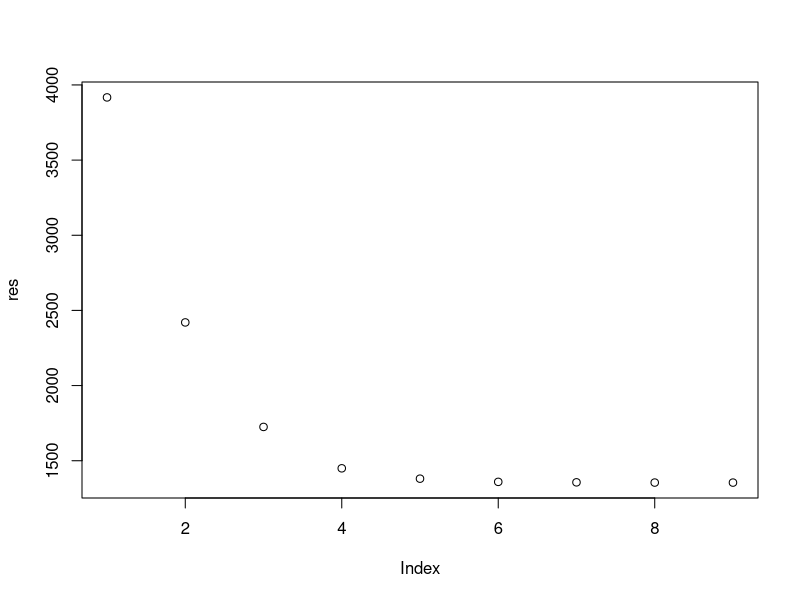
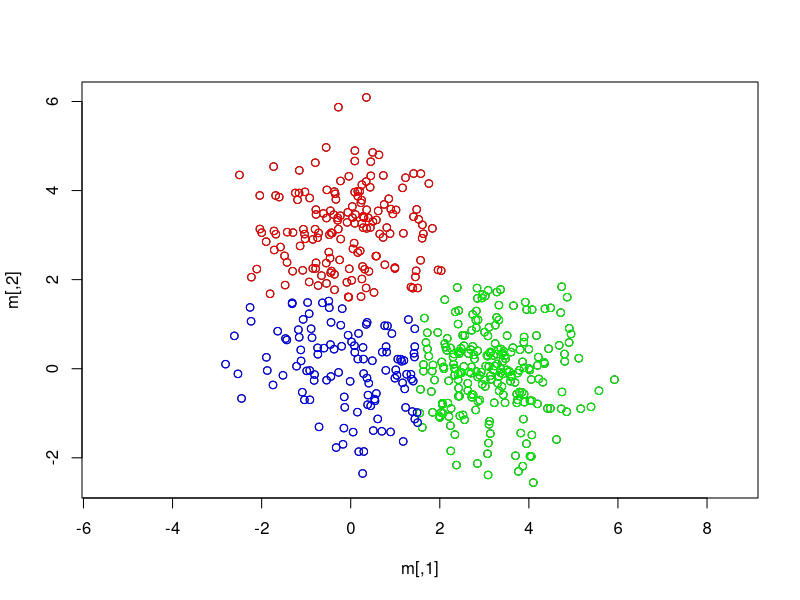
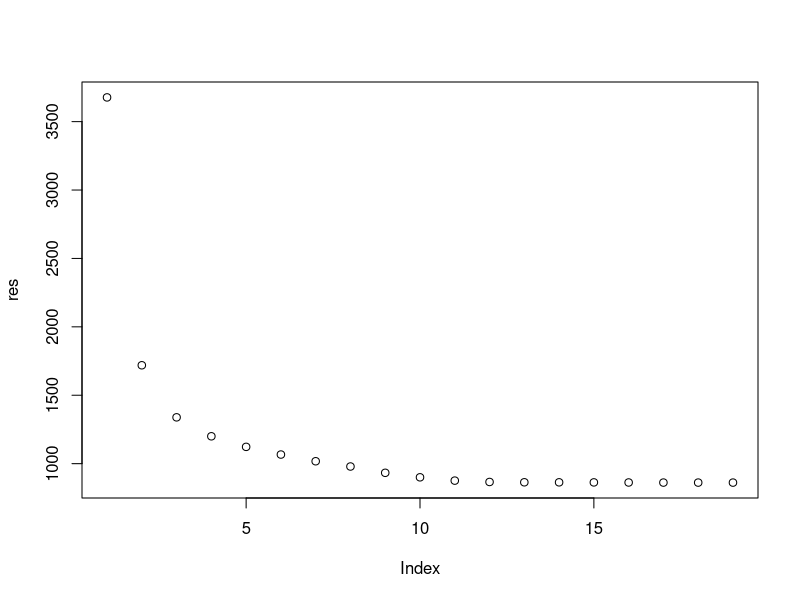
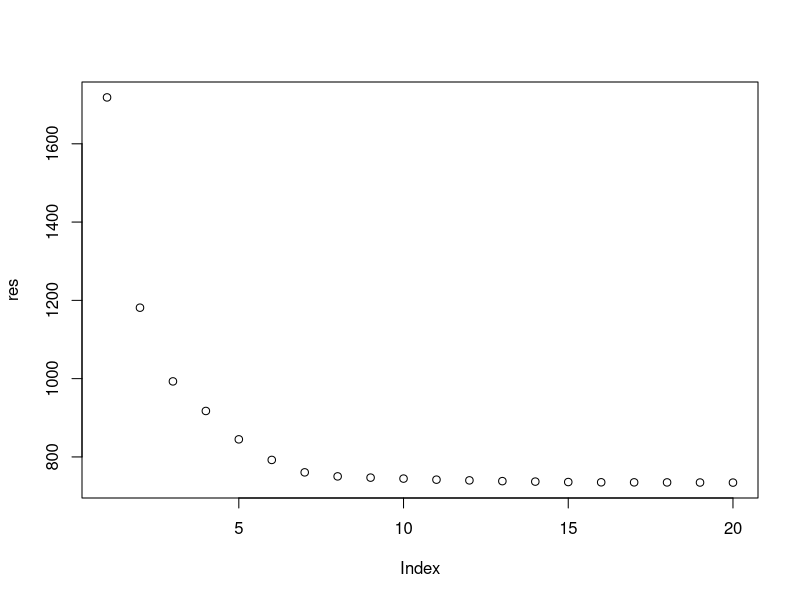
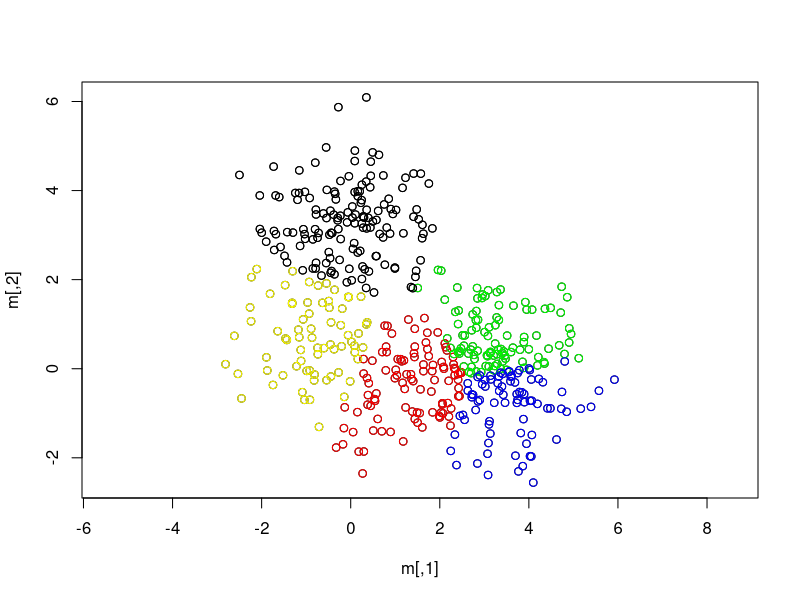
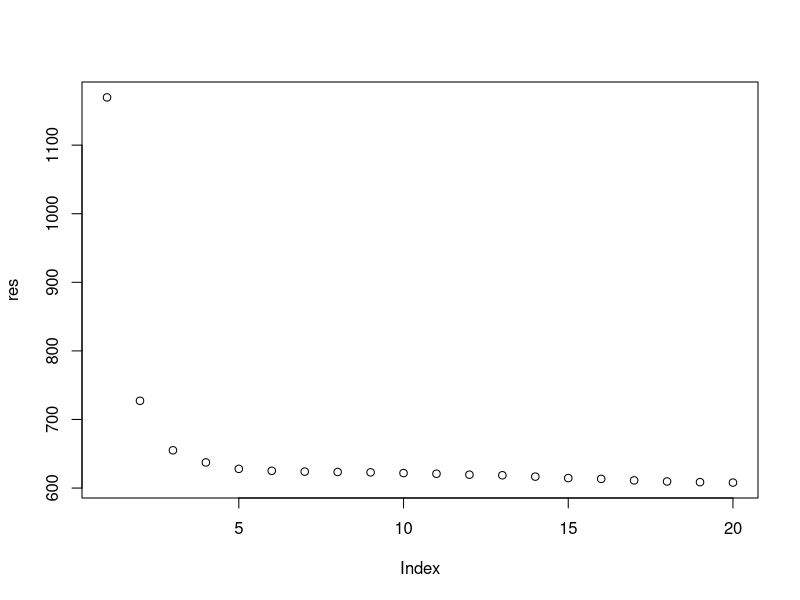

The R source for these figures, in order:
#Author: Wenyu Zhang

#KMeans function
KMeans = function(m, k) {
  #objective function
  l <- NULL
  #d = centroid
  d <- NULL
  for (i in 1 : k) {
    d <- rbind(d, m[i,])
  }
  curr <- vector("numeric", nrow(m))
  
  for (iter in 1 : 20) {
    prev <- curr
    curr <- vector("numeric", nrow(m))
    #updating d (centroid)
    currl <- 0
    for (i in  1 : nrow(m)) {
      mindist <- (m[i,1] - d[1,1])^2 + (m[i,2] - d[1,2])^2
      curr[i] <- 1
      for (j in 2 : k) {
        distance <- (m[i,1] - d[j,1])^2 + (m[i,2] - d[j,2])^2
        if (mindist > distance) {
          mindist <- distance
          curr[i] <- j
        }
      }
      currl <- currl + mindist
    }
    l <- rbind(l, currl)
    #judge coverage
    if (all(prev == curr)) break
    #updating muk
    for (i in 1 : k) {
      indices <- which(curr %in% i)
      muk <- NULL
      for (j in 1 : length(indices)) {
        muk <- rbind(muk, m[indices[j],])
      }
      d[i,1] <- mean(muk[,1])
      d[i,2] <- mean(muk[,2])
    }
  }
  
  if (k == 3) {
    plot(m, asp = 1)
    indices <- which(curr %in% 1)
    points(m[indices,], col = "red")
    indices <- which(curr %in% 2)
    points(m[indices,], col = "green")
    indices <- which(curr %in% 3)
    points(m[indices,], col = "blue")
  }
  
  if (k == 5) {
    plot(m, asp = 1)
    indices <- which(curr %in% 1)
    points(m[indices,], col = "red")
    indices <- which(curr %in% 2)
    points(m[indices,], col = "green")
    indices <- which(curr %in% 3)
    points(m[indices,], col = "blue")
    indices <- which(curr %in% 4)
    points(m[indices,], col = "yellow")
    indices <- which(curr %in% 5)
    points(m[indices,], col = "black")
  }
  
  return(l)
}


#main function
library(mvtnorm)
#number of observations
n = 500
#observations
ob <- NULL
random <- runif(n, 0, 1)
#generate GMM
for (i in 1 : n) {
  if (random[i] <= 0.2) {
    gen <- rmvnorm(1, mean = c(0, 0), sigma = matrix(c(1, 0, 0, 1), nrow = 2))
    ob <- rbind(ob, gen)
  }
  else if (random[i] > 0.2 & random[i] <= 0.7) {
    gen <- rmvnorm(1, mean = c(3, 0), sigma = matrix(c(1, 0, 0, 1), nrow = 2))
    ob <- rbind(ob, gen)
  }
  else {
    gen <- rmvnorm(1, mean = c(0, 3), sigma = matrix(c(1, 0, 0, 1), nrow = 2))
    ob <- rbind(ob, gen)
  }
}
#plot(ob[,1],ob[,2], asp = 1,col=rgb(0,100,0,50,maxColorValue=255), pch=16)
#KMeans
maxIter = 20
ks <- c(2, 3, 4, 5)
m <- as.matrix(ob)
for (k in ks) {
  res <- KMeans(m, k)
  plot(res)
}

